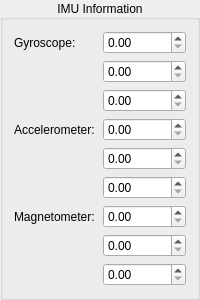
            <widget class="QGroupBox" name="groupBox_26">
             <property name="title">
              <string>IMU Information</string>
             </property>
             <property name="alignment">
              <set>Qt::AlignCenter</set>
             </property>
             <layout class="QGridLayout" name="gridLayout_32">
              <item row="0" column="0">
               <widget class="QLabel" name="label_81">
                <property name="text">
                 <string>Gyroscope:</string>
                </property>
               </widget>
              </item>
              <item row="6" column="1">
               <widget class="QDoubleSpinBox" name="SystemInformation_IMUInformation_MagX_DoubleSpinBox"/>
              </item>
              <item row="3" column="1">
               <widget class="QDoubleSpinBox" name="SystemInformation_IMUInformation_AcceleX_DoubleSpinBox"/>
              </item>
              <item row="3" column="0">
               <widget class="QLabel" name="label_82">
                <property name="text">
                 <string>Accelerometer:</string>
                </property>
               </widget>
              </item>
              <item row="6" column="0">
               <widget class="QLabel" name="label_83">
                <property name="text">
                 <string>Magnetometer:</string>
                </property>
               </widget>
              </item>
              <item row="1" column="1">
               <widget class="QDoubleSpinBox" name="SystemInformation_IMUInformation_GryroY_DoubleSpinBox"/>
              </item>
              <item row="8" column="1">
               <widget class="QDoubleSpinBox" name="SystemInformation_IMUInformation_MagZ_DoubleSpinBox"/>
              </item>
              <item row="4" column="1">
               <widget class="QDoubleSpinBox" name="SystemInformation_IMUInformation_AcceleY_DoubleSpinBox"/>
              </item>
              <item row="0" column="1">
               <widget class="QDoubleSpinBox" name="SystemInformation_IMUInformation_GryroX_DoubleSpinBox"/>
              </item>
              <item row="2" column="1">
               <widget class="QDoubleSpinBox" name="SystemInformation_IMUInformation_GryroZ_DoubleSpinBox"/>
              </item>
              <item row="5" column="1">
               <widget class="QDoubleSpinBox" name="SystemInformation_IMUInformation_AcceleZ_DoubleSpinBox"/>
              </item>
              <item row="7" column="1">
               <widget class="QDoubleSpinBox" name="SystemInformation_IMUInformation_MagY_DoubleSpinBox"/>
              </item>
             </layout>
            </widget>
